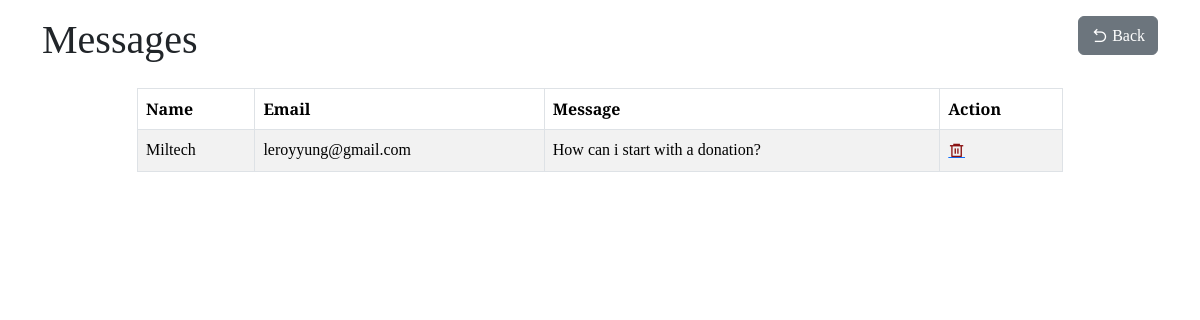
The app's page /Dashboard/messages.php with its own data.
### tables this page shows
CREATE TABLE `messages` (
  `id` int(11) NOT NULL,
  `name` varchar(100) NOT NULL,
  `email` varchar(100) NOT NULL,
  `message` text NOT NULL
);

### Dashboard/messages.php (the view, shortened to what this page needs)
<?php
require_once ("../php/user/connection.php");
$sql = "SELECT * FROM messages";
$result = $conn->query($sql);
$messages = $result->fetchAll(PDO::FETCH_ASSOC);
?>
<!DOCTYPE html>
<html>
<head>
    <link href="../CSS/tables.css" rel="stylesheet">
    <link href="https://cdn.jsdelivr.net/npm/bootstrap@5.3.3/dist/css/bootstrap.min.css" rel="stylesheet"
>
    <link href="https://cdn.jsdelivr.net/npm/remixicon@4.3.0/fonts/remixicon.css" rel="stylesheet" />
</head>
<body>
    <div class="container">
        <div class="row mb-3">
            <div class="col mt-3">
                <h1 class="tabletitle">Messages</h1>
            </div>
            <div class="col text-end mt-3">
                <a href="home.html">
                    <button class="btn btn-secondary"><i class="ri-arrow-go-back-line me-1"></i>Back</button>
                </a>
            </div>
        </div>
        <div class="row justify-content-center">
            <div class="col-10">
                <div class="table-responsive">
                    <table class="table table-striped table-bordered">
                        <thead>
                            <tr>
                                <th scope="col">Name</th>
                                <th scope="col">Email</th>
                                <th scope="col">Message</th>
                                <th>Action</th>
                            </tr>
                        </thead>
                        <tbody id="donorTableBody">
                            <?php if (!empty($messages)) { ?>
                                <?php foreach ($messages as $message) { ?>
                                    <tr>
                                        <td><?php echo $message['name']; ?></td>
                                        <td><?php echo $message['email']; ?></td>
                                        <td><?php echo $message['message']; ?></td>
                                        <td>
                                            <a href="../php/admin/deleteMessage.php?id=<?php echo $message['id']; ?>">
                                                <i class="ri-delete-bin-6-line"></i>
                                            </a>
                                        </td>
                                    </tr>
                                <?php } ?>
                            <?php } else { ?>
                                <tr>
                                    <td colspan="5">No messages available.</td>
                                </tr>
                            <?php } ?>
                        </tbody>
                    </table>
                </div>
            </div>
        </div>
</body>

### CSS/tables.css (style rules this page uses)
* { font-family: "Playfair Display", serif; margin: 0; padding: 0; box-sizing: border-box; }
body { display: flex; flex-direction: column; height: 100vh; margin-top: 2rem; }
td i { position: relative; justify-content: space-around; cursor: pointer; }
.ri-delete-bin-6-line { color: #8a1212; }

### records on screen
messages: name "Miltech", email "leroyyung@gmail.com", message "How can i start with a donation?"
